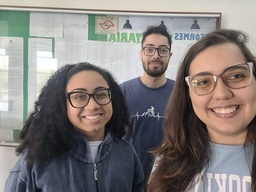
#> input picture Prova PI/Prova PI/img/mural.jpg, 256 x 192 px, shrunk from 800 x 600 before the run, found by its file name
$ python mural.py
#> lines starting #> are read from the running program, lines starting #| are printed output that depends on the picture; after the words box and inside, x2 and y2 are one past the last pixel; in counts of white or black regions, pixels touching at a corner belong together
import cv2
import numpy as np

# lê uma imagem
img = cv2.imread('./img/mural.jpg') #Mural
#> img is the input picture: shape (192, 256, 3); mean B, G, R 122.2, 124.6, 130.7

# define uma matriz de cor zero (preto) de mesmo tamanho da imagem original
mascara = np.zeros(img.shape[:2], dtype = "uint8")
diferenca = np.zeros(img.shape[:2], dtype = "uint8")
complemento = np.zeros(img.shape[:2], dtype = "uint8")


# converto em cada canal
b = img[:,:,0]
g = img[:,:,1]
r = img[:,:,2]
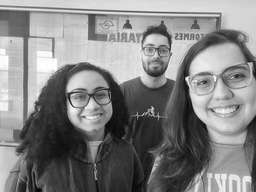
#> r: shape (192, 256); min 4, max 255, mean 130.7

diferenca = b - r
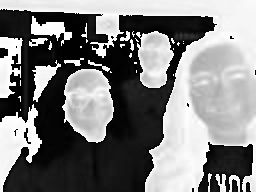
#> diferenca: shape (192, 256); min 0, max 255, mean 126

v = []
for i in range(20, 90, 1):
    v.append(i)


for x in range(1, diferenca.shape[0]-1,1):
    for y in range(1,diferenca.shape[1]-1,1):
        if (diferenca[x,y] in v):
            if ((diferenca[x-1,y-1] in v) or
                (diferenca[x-1,y] in v) or
                (diferenca[x-1,y+1] in v) or
                (diferenca[x,y-1] in v) or
                (diferenca[x,y+1] in v) or
                (diferenca[x+1,y-1] in v) or
                (diferenca[x+1,y] in v)or
                (diferenca[x+1,y+1] in v)):
                mascara[x,y] = 255
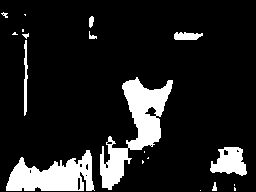
#> mascara: shape (192, 256); 13% white; 19 white regions (9 under 20 px), largest, box (x1, y1, x2, y2) and area: (100, 77, 173, 190) 2908, (6, 150, 95, 191) 2209, (210, 147, 247, 176) 709

complemento = 255 - (g + 110)
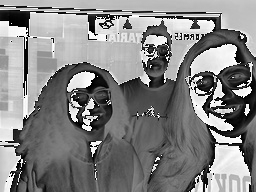
#> complemento: shape (192, 256); min 0, max 255, mean 132

v = []
for i in range(0, 100,1):
    v.append(i)


for x in range(1, complemento.shape[0]-1,1):
    for y in range(1,complemento.shape[1]-1,1):
        if (complemento[x,y] in v):
            if ((complemento[x-1,y-1] in v) or
                (complemento[x-1,y] in v) or
                (complemento[x-1,y+1] in v) or
                (complemento[x,y-1] in v) or
                (complemento[x,y+1] in v) or
                (complemento[x+1,y-1] in v) or
                (complemento[x+1,y] in v)or
                (complemento[x+1,y+1] in v)):
                mascara[x,y] = 255
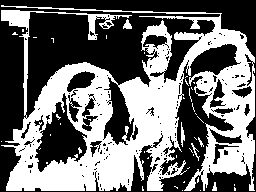
#> mascara: shape (192, 256); 44.1% white; 44 white regions (38 under 20 px), largest, box (x1, y1, x2, y2) and area: (1, 5, 255, 191) 21294, (181, 122, 185, 147) 58, (123, 19, 132, 29) 54, (191, 143, 200, 161) 36, (212, 182, 217, 191) 29, (198, 137, 204, 147) 22

# Converter a imagem para o espaço de cores HSV
imagem_hsv = cv2.cvtColor(img, cv2.COLOR_BGR2HSV)
#> imagem_hsv: shape (192, 256, 3); mean H, S, V 61.7, 47.2, 137.6

# Definir a faixa de tons de pele na escala HSV
tom_de_pele_min = np.array([0, 10, 20], dtype=np.uint8)
tom_de_pele_max = np.array([20, 255, 255], dtype=np.uint8)

# Criar uma máscara usando a faixa de tons de pele
mask = cv2.inRange(imagem_hsv, tom_de_pele_min, tom_de_pele_max)
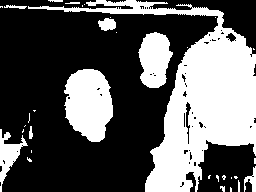
#> mask: shape (192, 256); 36% white; 33 white regions (21 under 20 px), largest, box (x1, y1, x2, y2) and area: (28, 0, 256, 192) 12323, (64, 69, 113, 142) 2709, (138, 32, 173, 88) 1403

# Extrair a parte da imagem que corresponde à pele
pele = cv2.bitwise_and(img, img, mask=mask)

roupa = cv2.bitwise_and(img, img, mask = mascara)

mascara=cv2.bitwise_or(pele, roupa)
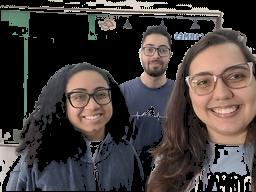
#> mascara: shape (192, 256, 3); mean B, G, R 60.5, 62.3, 69.4

# mostra a imagem após aplicar a máscar
cv2.imshow("Máscara aplicada à imagem", mascara)

cv2.waitKey(0)

$ run again, with Prova PI/Prova PI/img/elevador.jpg copied over Prova PI/Prova PI/img/mural.jpg
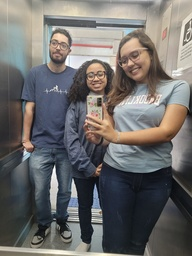
#> input picture Prova PI/Prova PI/img/elevador.jpg, 192 x 256 px, shrunk from 600 x 800 before the run, found by its file name
#> img is the input picture: shape (256, 192, 3); mean B, G, R 106.5, 107.9, 109.9
#> after the loop `for x in range(1, diferenca.shape[0]-1,1):`:
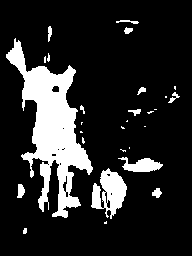
#> mascara: shape (256, 192); 15.8% white; 28 white regions (15 under 20 px), largest, box (x1, y1, x2, y2) and area: (6, 38, 93, 218) 5766, (91, 168, 127, 219) 1018, (118, 157, 163, 172) 394
#> imagem_hsv: shape (256, 192, 3); mean H, S, V 65.1, 47.4, 118
#> mask: shape (256, 192); 26.9% white; 92 white regions (75 under 20 px), largest, box (x1, y1, x2, y2) and area: (47, 0, 192, 148) 10306, (0, 100, 36, 160) 1313, (24, 11, 42, 53) 337
#> `mascara=cv2.bitwise_or(pele, roupa)`:
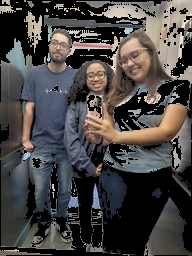
#> mascara: shape (256, 192, 3); mean B, G, R 67.5, 68.6, 71.4
